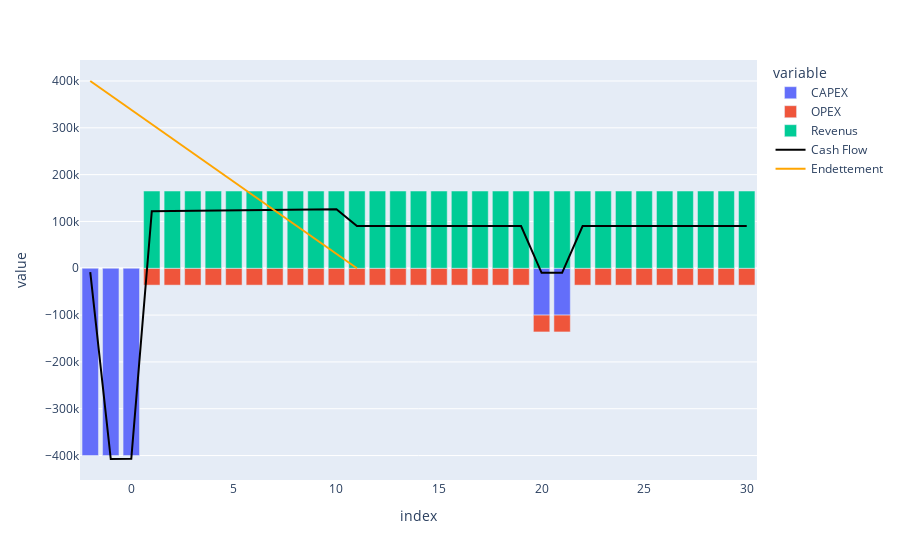

The code cell stored with this chart in its notebook:
### Code cell
df = pd.DataFrame(columns=[k for k in range(-duree_construction+1,duree_projet+1)])
df.loc["Coef. actualisation"] = [(1+taux_actualisation/100)**k for k in df.columns]
df.loc["CAPEX",:0] = -CAPEX/duree_construction
df.loc["CAPEX",20:21] = -CAPEX/12
df.loc["OPEX",1:] = -OPEX
# df.loc["TOTEX"] = df.loc["CAPEX"] + df.loc["OPEX"]
df.loc["Prod. (MWh)",1:] = prod_annuelle_MWh
df.loc["Revenus"] = Cfd_price * df.loc["Prod. (MWh)"]
df.loc["EBITDA"] = df.loc[["OPEX","Revenus"]].sum()
df.loc["Amortissements",1:duree_amortissement] = - CAPEX/duree_amortissement
df.loc["EBIT"] = df.loc[["EBITDA","Amortissements"]].sum()
df.loc["Dette BOP",:duree_dette-duree_construction+1] = np.linspace(dette,0,duree_dette+1)
df.loc["Tirage",-2] = dette
df.loc["Remboursement",:duree_dette-duree_construction] = - dette/duree_dette
df.loc["Dette EOP"] = df.loc[["Dette BOP", "Remboursement"]].sum()
# df.loc["Dette EOP",:duree_dette-duree_construction+1] = df.loc["Dette BOP",:duree_dette-duree_construction]
df.loc["Intérêts financiers"] = - df.loc["Dette BOP",:duree_dette-duree_construction+1] * 2 / 100
df.loc["Résultat avant IS"] = df.loc[["EBIT","Intérêts financiers"]].sum()
df.loc["Impôts (IS)"] = - df.loc["Résultat avant IS"].apply(lambda x : 0 if x < 0 else x) * taux_imposition
df.loc["Résultat net"] = df.loc[["Résultat avant IS","Impôts (IS)"]].sum()
df.loc["Cash Flow"] = df.loc[["OPEX","CAPEX","Revenus","Intérêts financiers", "Impôts (IS)","Tirage"]].sum()
fig = df.transpose().plot(kind = "bar", y = ["CAPEX","OPEX","Revenus"]).update_layout(hovermode='x')
fig.add_trace(
    go.Scatter(
        x = df.columns,
        y = df.loc["Cash Flow"],
        name = "Cash Flow",
        marker_color = "black"
    )
)
fig.add_trace(
    go.Scatter(
        x = df.columns,
        y = df.loc["Dette BOP"],
        name = "Endettement",
        marker_color = "orange"
    )
)

### Figure 1 — Plotly figure (JSON) as saved in the notebook; plotly's stock layout.template omitted (floating-point values rounded to 4 significant figures)
{"data": [{"alignmentgroup": "True", "hovertemplate": "variable=CAPEX<br>index=%{x}<br>value=%{y}<extra></extra>", "legendgroup": "CAPEX", "marker": {"color": "#636efa", "pattern": {"shape": ""}}, "name": "CAPEX", "offsetgroup": "CAPEX", "orientation": "v", "showlegend": true, "textposition": "auto", "type": "bar", "x": [-2, -1, 0, 1, 2, 3, 4, 5, 6, 7, 8, 9, 10, 11, 12, 13, 14, 15, 16, 17, 18, 19, 20, 21, 22, 23, 24, 25, 26, 27, 28, 29, 30], "xaxis": "x", "y": [-400000, -400000, -400000, null, null, null, null, null, null, null, null, null, null, null, null, null, null, null, null, null, null, null, -100000, -100000, null, null, null, null, null, null, null, null, null], "yaxis": "y"}, {"alignmentgroup": "True", "hovertemplate": "variable=OPEX<br>index=%{x}<br>value=%{y}<extra></extra>", "legendgroup": "OPEX", "marker": {"color": "#EF553B", "pattern": {"shape": ""}}, "name": "OPEX", "offsetgroup": "OPEX", "orientation": "v", "showlegend": true, "textposition": "auto", "type": "bar", "x": [-2, -1, 0, 1, 2, 3, 4, 5, 6, 7, 8, 9, 10, 11, 12, 13, 14, 15, 16, 17, 18, 19, 20, 21, 22, 23, 24, 25, 26, 27, 28, 29, 30], "xaxis": "x", "y": [null, null, null, -36000, -36000, -36000, -36000, -36000, -36000, -36000, -36000, -36000, -36000, -36000, -36000, -36000, -36000, -36000, -36000, -36000, -36000, -36000, -36000, -36000, -36000, -36000, -36000, -36000, -36000, -36000, -36000, -36000, -36000], "yaxis": "y"}, {"alignmentgroup": "True", "hovertemplate": "variable=Revenus<br>index=%{x}<br>value=%{y}<extra></extra>", "legendgroup": "Revenus", "marker": {"color": "#00cc96", "pattern": {"shape": ""}}, "name": "Revenus", "offsetgroup": "Revenus", "orientation": "v", "showlegend": true, "textposition": "auto", "type": "bar", "x": [-2, -1, 0, 1, 2, 3, 4, 5, 6, 7, 8, 9, 10, 11, 12, 13, 14, 15, 16, 17, 18, 19, 20, 21, 22, 23, 24, 25, 26, 27, 28, 29, 30], "xaxis": "x", "y": [null, null, null, 165000, 165000, 165000, 165000, 165000, 165000, 165000, 165000, 165000, 165000, 165000, 165000, 165000, 165000, 165000, 165000, 165000, 165000, 165000, 165000, 165000, 165000, 165000, 165000, 165000, 165000, 165000, 165000, 165000, 165000], "yaxis": "y"}, {"marker": {"color": "black"}, "name": "Cash Flow", "type": "scatter", "x": [-2, -1, 0, 1, 2, 3, 4, 5, 6, 7, 8, 9, 10, 11, 12, 13, 14, 15, 16, 17, 18, 19, 20, 21, 22, 23, 24, 25, 26, 27, 28, 29, 30], "y": [-8000, -407400.0, -406800.0, 122000.0, 122400.0, 122900.0, 123300.0, 123700.0, 124100.0, 124600.0, 125000.0, 125400.0, 125900.0, 90300, 90300, 90300, 90300, 90300, 90300, 90300, 90300, 90300, -9700, -9700, 90300, 90300, 90300, 90300, 90300, 90300, 90300, 90300, 90300]}, {"marker": {"color": "orange"}, "name": "Endettement", "type": "scatter", "x": [-2, -1, 0, 1, 2, 3, 4, 5, 6, 7, 8, 9, 10, 11, 12, 13, 14, 15, 16, 17, 18, 19, 20, 21, 22, 23, 24, 25, 26, 27, 28, 29, 30], "y": [400000, 369200.0, 338500.0, 307700.0, 276900.0, 246200.0, 215400.0, 184600.0, 153800.0, 123100.0, 92310.0, 61540.0, 30770.0, 0, null, null, null, null, null, null, null, null, null, null, null, null, null, null, null, null, null, null, null]}], "layout": {"barmode": "relative", "hovermode": "x", "legend": {"title": {"text": "variable"}, "tracegroupgap": 0}, "margin": {"t": 60}, "xaxis": {"anchor": "y", "domain": [0, 1], "title": {"text": "index"}}, "yaxis": {"anchor": "x", "domain": [0, 1], "title": {"text": "value"}}}}
